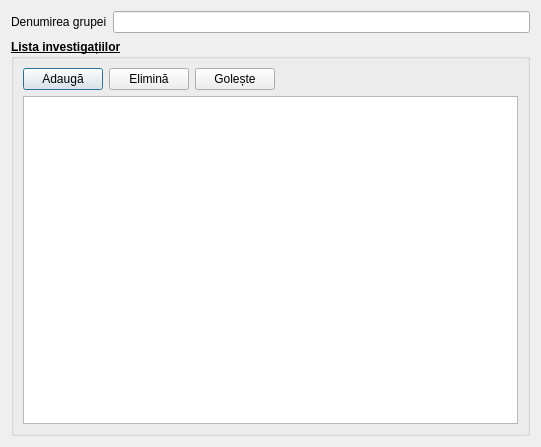
<?xml version="1.0" encoding="UTF-8"?>
<ui version="4.0">
 <class>GroupInvestigation</class>
 <widget class="QDialog" name="GroupInvestigation">
  <property name="geometry">
   <rect>
    <x>0</x>
    <y>0</y>
    <width>541</width>
    <height>447</height>
   </rect>
  </property>
  <property name="windowTitle">
   <string>Dialog</string>
  </property>
  <layout class="QGridLayout" name="gridLayout">
   <item row="0" column="1">
    <widget class="QLineEdit" name="nameGroup"/>
   </item>
   <item row="0" column="0">
    <widget class="QLabel" name="label">
     <property name="text">
      <string>Denumirea grupei</string>
     </property>
    </widget>
   </item>
   <item row="1" column="0" colspan="2">
    <widget class="QGroupBox" name="groupBox">
     <property name="font">
      <font>
       <bold>true</bold>
       <underline>true</underline>
      </font>
     </property>
     <property name="title">
      <string>Lista investigațiilor</string>
     </property>
     <layout class="QGridLayout" name="gridLayout_2">
      <item row="0" column="0">
       <widget class="QPushButton" name="btnAdd">
        <property name="font">
         <font>
          <bold>false</bold>
          <underline>false</underline>
         </font>
        </property>
        <property name="text">
         <string>Adaugă</string>
        </property>
        <property name="icon">
         <iconset resource="../resource.qrc">
          <normaloff>:/img/add_x32.png</normaloff>:/img/add_x32.png</iconset>
        </property>
       </widget>
      </item>
      <item row="0" column="1">
       <widget class="QPushButton" name="btnRemove">
        <property name="font">
         <font>
          <bold>false</bold>
          <underline>false</underline>
         </font>
        </property>
        <property name="text">
         <string>Elimină</string>
        </property>
        <property name="icon">
         <iconset resource="../resource.qrc">
          <normaloff>:/img/clear_x32.png</normaloff>:/img/clear_x32.png</iconset>
        </property>
       </widget>
      </item>
      <item row="0" column="2">
       <widget class="QPushButton" name="btnClear">
        <property name="font">
         <font>
          <bold>false</bold>
          <underline>false</underline>
         </font>
        </property>
        <property name="text">
         <string>Golește</string>
        </property>
        <property name="icon">
         <iconset resource="../resource.qrc">
          <normaloff>:/img/clear_x32.png</normaloff>:/img/clear_x32.png</iconset>
        </property>
       </widget>
      </item>
      <item row="0" column="3">
       <spacer name="horizontalSpacer">
        <property name="orientation">
         <enum>Qt::Horizontal</enum>
        </property>
        <property name="sizeHint" stdset="0">
         <size>
          <width>238</width>
          <height>20</height>
         </size>
        </property>
       </spacer>
      </item>
      <item row="1" column="0" colspan="4">
       <widget class="QTableView" name="tableView">
        <property name="font">
         <font>
          <bold>false</bold>
          <underline>false</underline>
         </font>
        </property>
       </widget>
      </item>
     </layout>
    </widget>
   </item>
  </layout>
 </widget>
 <resources>
  <include location="../resource.qrc"/>
 </resources>
 <connections/>
</ui>
